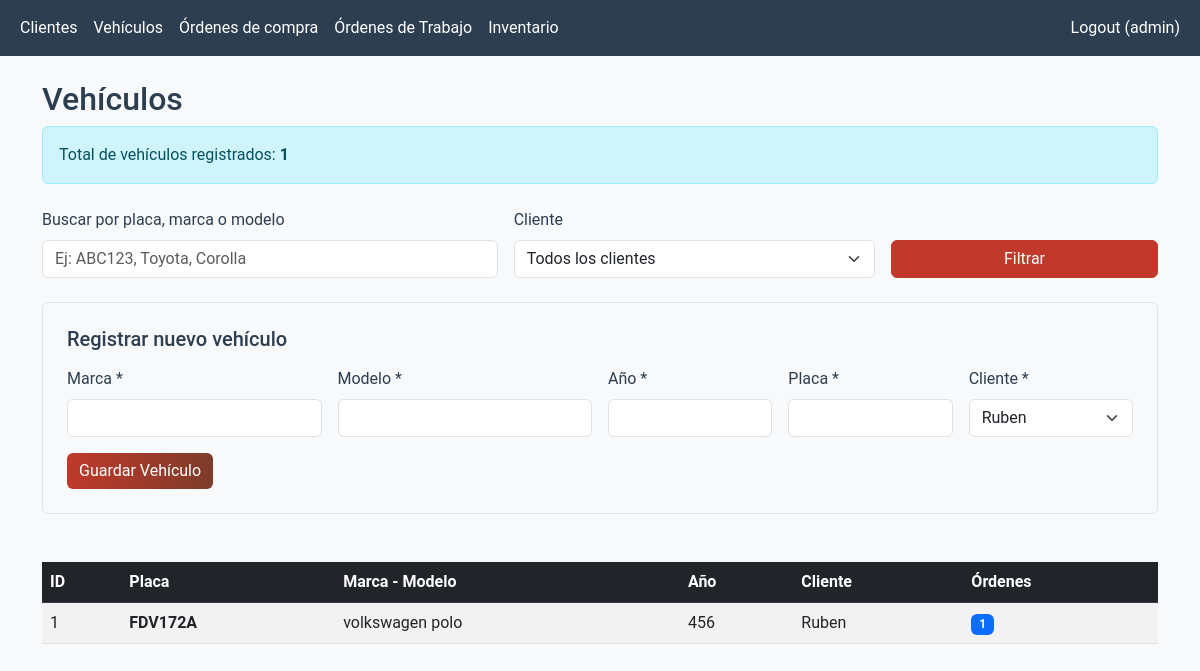
Before: /vehiculos (signed in) with the older database file.
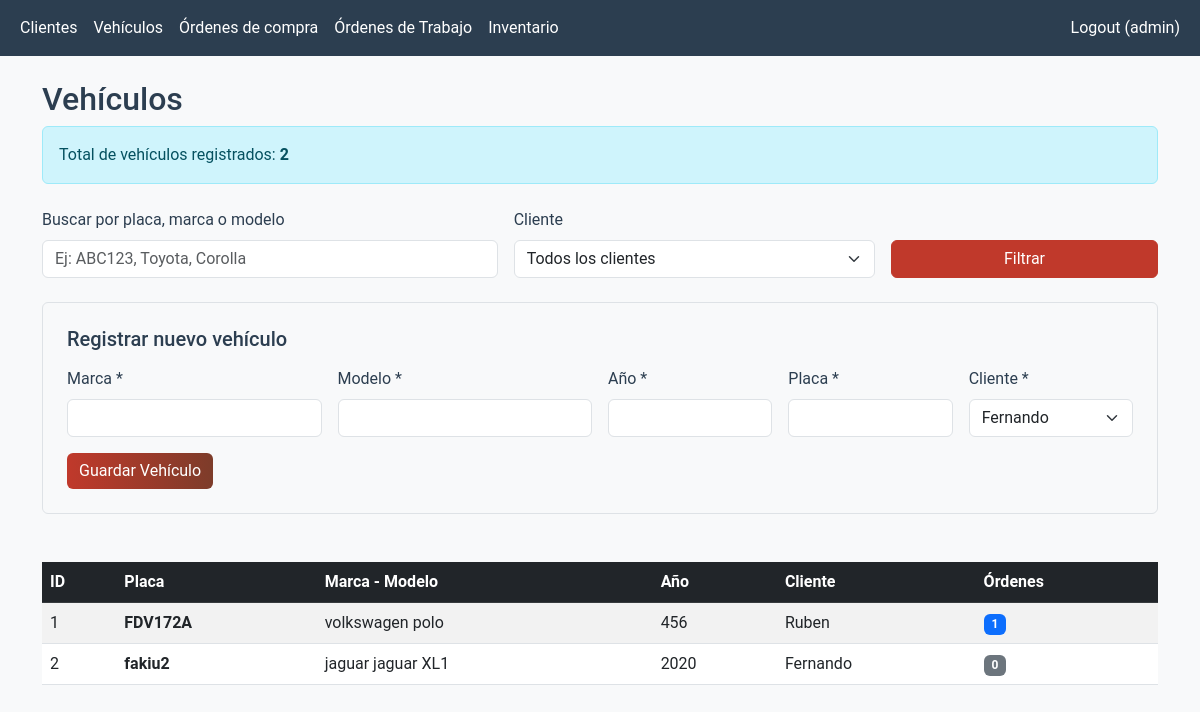
After: the same page with the newer database file.
### models.py (models this page shows, shortened)
class User(db.Model, UserMixin):
    id = db.Column(db.Integer, primary_key=True)
    username = db.Column(db.String(50), unique=True, nullable=False)
    password_hash = db.Column(db.String(128), nullable=False)

class Vehiculo(db.Model):
    id = db.Column(db.Integer, primary_key=True)
    marca = db.Column(db.String(50), nullable=False)
    modelo = db.Column(db.String(50), nullable=False)
    ano = db.Column(db.Integer, nullable=False)
    placa = db.Column(db.String(20), unique=True, nullable=False)
    kms_actual = db.Column(db.Integer)
    cliente_id = db.Column(db.Integer, db.ForeignKey('cliente.id'), nullable=False)
    ordenes_trabajo = db.relationship('OrdenTrabajo', backref='vehiculo', lazy=True, cascade="all, delete-orphan")

class Cliente(db.Model):
    id = db.Column(db.Integer, primary_key=True)
    nombre = db.Column(db.String(100), nullable=False)
    telefono = db.Column(db.String(20))
    email = db.Column(db.String(100))
    vehiculos = db.relationship('Vehiculo', backref='cliente', lazy=True)

### app.py (the view, shortened to what this page needs)
@app.route('/vehiculos', methods=['GET', 'POST'])
@login_required
def vehiculos():
    page = request.args.get('page', 1, type=int)
    busqueda = request.args.get('busqueda', '').strip()
    filtro_cliente = request.args.get('cliente_id', 'todos')
    query = Vehiculo.query
    if filtro_cliente != 'todos':
        try:
            cliente_id = int(filtro_cliente)
            query = query.filter(Vehiculo.cliente_id == cliente_id)
        except ValueError:
            pass
    query = query.order_by(Vehiculo.placa.asc())
    paginacion = query.paginate(page=page, per_page=20, error_out=False)
    vehiculos_lista = paginacion.items
    clientes = Cliente.query.order_by(Cliente.nombre.asc()).all()
    total_vehiculos = Vehiculo.query.count()
    return render_template('vehiculos.html',
                           vehiculos=vehiculos_lista,
                           paginacion=paginacion,
                           busqueda=busqueda,
                           clientes=clientes,
                           filtro_cliente=filtro_cliente,
                           total_vehiculos=total_vehiculos)

### app.py (called while the page is built)
@login_manager.user_loader
def load_user(user_id):
    return User.query.get(int(user_id))

def get_dashboard_counts():
    from models import OrdenTrabajo, Inventario
    pendientes = OrdenTrabajo.query.filter_by(estado='Pendiente').count()
    en_progreso = OrdenTrabajo.query.filter_by(estado='En progreso').count()
    critico_stock = Inventario.query.filter(Inventario.cantidad <= 5).count()
    return {
        'pendientes': pendientes,
        'en_progreso': en_progreso,
        'critico_stock': critico_stock
    }

@app.context_processor
def inject_dashboard_counts():
    return dict(dashboard_counts=get_dashboard_counts())

### templates/vehiculos.html (shortened to what this page needs)
{% extends 'base.html' %}
{% block content %}
<h2>Vehículos</h2>
<div class="alert alert-info mb-4">
    Total de vehículos registrados: <strong>{{ total_vehiculos }}</strong>
</div>
<form method="GET" class="mb-4">
    <div class="row g-3">
        <div class="col-md-5">
            <label for="busqueda" class="form-label">Buscar por placa, marca o modelo</label>
            <input type="text" class="form-control" id="busqueda" name="busqueda" value="{{ busqueda }}" placeholder="Ej: ABC123, Toyota, Corolla">
        </div>
        <div class="col-md-4">
            <label for="cliente_id" class="form-label">Cliente</label>
            <select class="form-select" id="cliente_id" name="cliente_id">
                <option value="todos">Todos los clientes</option>
            </select>
        </div>
        <div class="col-md-3 d-flex align-items-end">
            <button type="submit" class="btn btn-primary w-100">Filtrar</button>
        </div>
    </div>
</form>
<form method="POST" class="mb-5 border p-4 rounded bg-light">
    <h5 class="mb-3">Registrar nuevo vehículo</h5>
    <div class="row g-3">
        <div class="col-md-3">
            <label for="marca" class="form-label">Marca *</label>
            <input type="text" class="form-control" id="marca" name="marca" required>
        </div>
        <div class="col-md-3">
            <label for="modelo" class="form-label">Modelo *</label>
            <input type="text" class="form-control" id="modelo" name="modelo" required>
        </div>
        <div class="col-md-2">
            <label for="ano" class="form-label">Año *</label>
            <input type="number" class="form-control" id="ano" name="ano" required>
        </div>
        <div class="col-md-2">
            <label for="placa" class="form-label">Placa *</label>
            <input type="text" class="form-control" id="placa" name="placa" required>
        </div>
        <div class="col-md-2">
            <label for="cliente_id" class="form-label">Cliente *</label>
            <select class="form-select" id="cliente_id" name="cliente_id" required>
                {% for cliente in clientes %}
                <option value="{{ cliente.id }}">{{ cliente.nombre }}</option>
                {% endfor %}
            </select>
        </div>
    </div>
    <div class="mt-3">
        <button type="submit" class="btn btn-success">Guardar Vehículo</button>
    </div>
</form>
<div class="table-responsive">
    <table class="table table-striped table-hover">
        <thead class="table-dark">
            <tr>
                <th>ID</th>
                <th>Placa</th>
                <th>Marca - Modelo</th>
                <th>Año</th>
                <th>Cliente</th>
                <th>Órdenes</th>
            </tr>
        </thead>
        <tbody>
            {% for vehiculo in vehiculos %}
            <tr>
                <td>{{ vehiculo.id }}</td>
                <td><strong>{{ vehiculo.placa }}</strong></td>
                <td>{{ vehiculo.marca }} {{ vehiculo.modelo }}</td>
                <td>{{ vehiculo.ano }}</td>
                <td>{{ vehiculo.cliente.nombre }}</td>
                <td>
                    {% if vehiculo.ordenes_trabajo %}
                        <span class="badge bg-primary">{{ vehiculo.ordenes_trabajo|length }}</span>
                    {% else %}
                        <span class="badge bg-secondary">0</span>
                    {% endif %}
                </td>
            </tr>
            {% else %}
            <tr><td colspan="6" class="text-center py-4">No hay vehículos que coincidan con los filtros</td></tr>
            {% endfor %}
        </tbody>
    </table>
</div>
{% endblock %}

### templates/base.html (shortened to what this page needs)
<!DOCTYPE html>
<html lang="es">
<head>
    <link href="https://cdn.jsdelivr.net/npm/bootstrap@5.3.0/dist/css/bootstrap.min.css" rel="stylesheet">
    <link rel="stylesheet" href="{{ url_for('static', filename='styles.css') }}">
</head>
<body>
    {% if current_user.is_authenticated %}
        <nav class="navbar navbar-expand-lg navbar-dark bg-dark">
            <div class="container-fluid">
                <div class="collapse navbar-collapse" id="navbarNav">
                    <ul class="navbar-nav me-auto">
                        <li class="nav-item"><a class="nav-link" href="/clientes">Clientes</a></li>
                        <li class="nav-item"><a class="nav-link" href="/vehiculos">Vehículos</a></li>
                        <li class="nav-item"><a class="nav-link" href="/ordenes_compra">Órdenes de compra</a></li>
                        <li class="nav-item"><a class="nav-link" href="/ordenes_servicio">Órdenes de Trabajo</a></li>
                        <li class="nav-item"><a class="nav-link" href="/inventarios">Inventario</a></li>
                    </ul>
                    <ul class="navbar-nav ms-auto">
                        <li class="nav-item"><a class="nav-link" href="{{ url_for('logout') }}">Logout ({{ current_user.username }})</a></li>
                    </ul>
                </div>
            </div>
        </nav>
    {% endif %}
    <div class="container mt-4">
        {% block content %}{% endblock %}
    </div>
</body>
</html>

### static/styles.css (style rules this page uses)
:root { --primary: #003087; --secondary: #c8102e; --accent: #ff8c00; --dark: #212529; --gray: #6c757d; --light: #f8f9fa; --white: #ffffff; }
body { background-color: var(--light); color: var(--dark); font-family: 'Roboto', sans-serif; }
.navbar { background-color: var(--dark) !important; }
.navbar-brand, .nav-link { color: var(--white) !important; }
.btn-primary { background-color: var(--primary); border-color: var(--primary); }
.btn-success { background-color: #198754; }
.table thead { background-color: var(--primary); color: white; }
:root { --primary: #C0392B; --primary-dark: #A93226; --secondary: #7D3C2A; --accent: #E67E22; --success: #27AE60; --warning: #F39C12; --danger: #E74C3C; --dark: #2C3E50; --gray: #6C757D; --light: #F8F9FA; --white: #FFFFFF; }
body { background-color: var(--light); color: var(--dark); }
.btn-login, .btn-danger, .btn-success { background: linear-gradient(90deg, var(--primary), var(--secondary)); border: none; }

Changed rows visible on the page:
added Vehiculo: id "2", placa "fakiu2", marca "jaguar", modelo "jaguar XL1", ano "2020", cliente.nombre "Fernando"
Other visible differences:
{{ total_vehiculos }}: "1" → "2"
form field cliente_id: "Ruben" → "Fernando"
